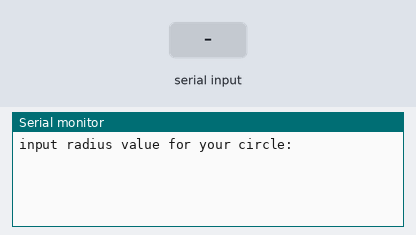
This sketch was run on a simulated Arduino Uno, built with avr-gcc and run on an emulated ATmega328P. Parts: the last lines printed to the serial monitor. The test bench sets the inputs (shaded band).

Above: at 1.2 s.
1.3 s: "90,45\n" received over Serial
At 2.2 s:
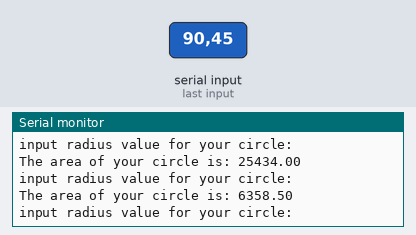
2.8 s: "30,150\n" received over Serial
At 5.0 s:
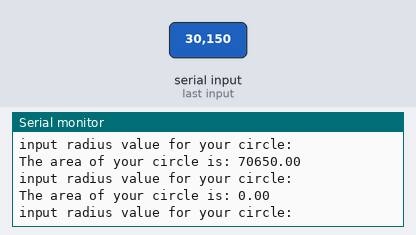
Timing chart, 0 to 6.5 s (numbered marks = the images above; inputs shaded):
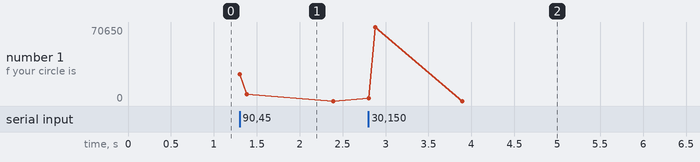

Measured:
- after the input at 1.3 s, the serial monitor: prints a new line at once (image 1)
- after the input at 2.8 s, the serial monitor: prints a new line at once (image 2)

The sketch:

BareMinimum15.ino
```cpp
int inputVal;
String msg = "input radius value for your circle: ";
String msg2 = "The area of your circle is: ";
float area;

void setup() {
  // put your setup code here, to run once:
  Serial.begin(9600);
}

void loop() {
  // put your main code here, to run repeatedly:
  Serial.println(msg);

  while(Serial.available()==0) {

  }

  inputVal = Serial.parseInt();

  area = inputVal * inputVal * 3.14;

  Serial.print(msg2);
  Serial.println(area);
}
```
